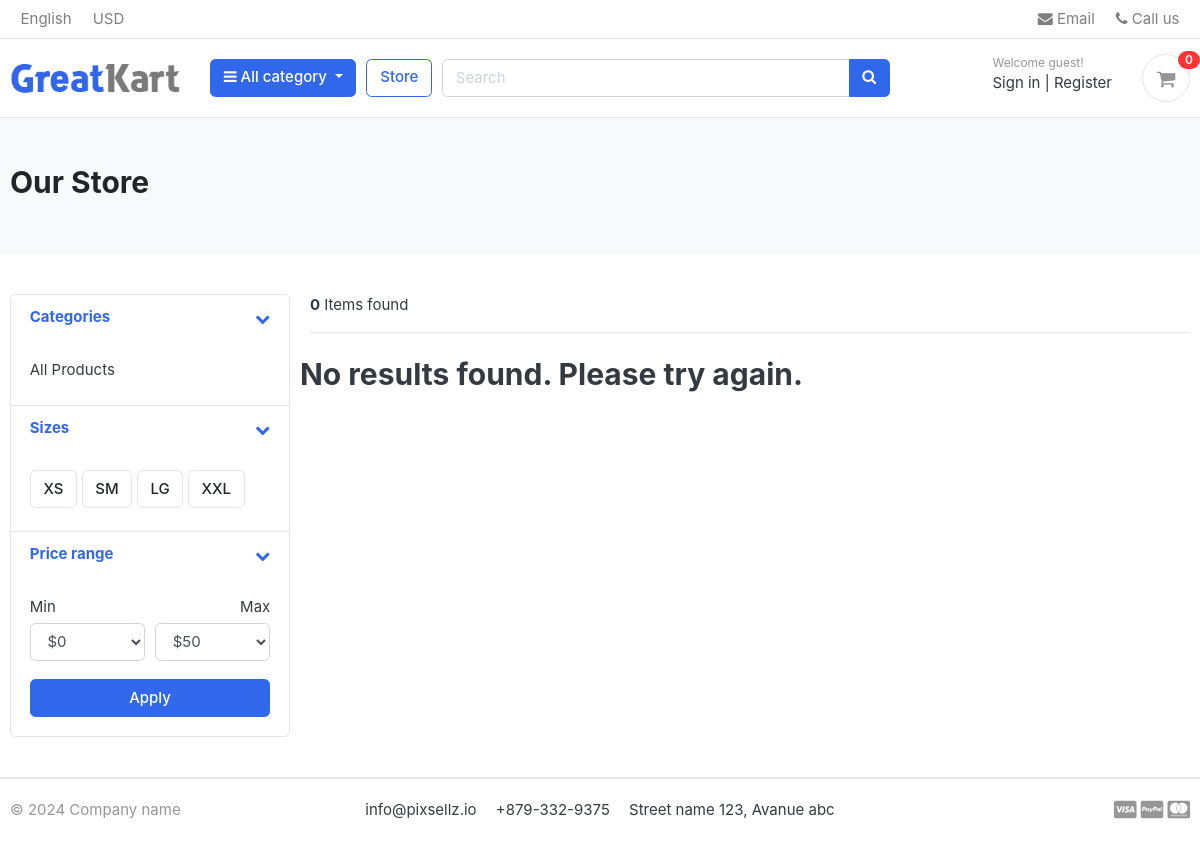
The page /store/ on the database as committed earlier.
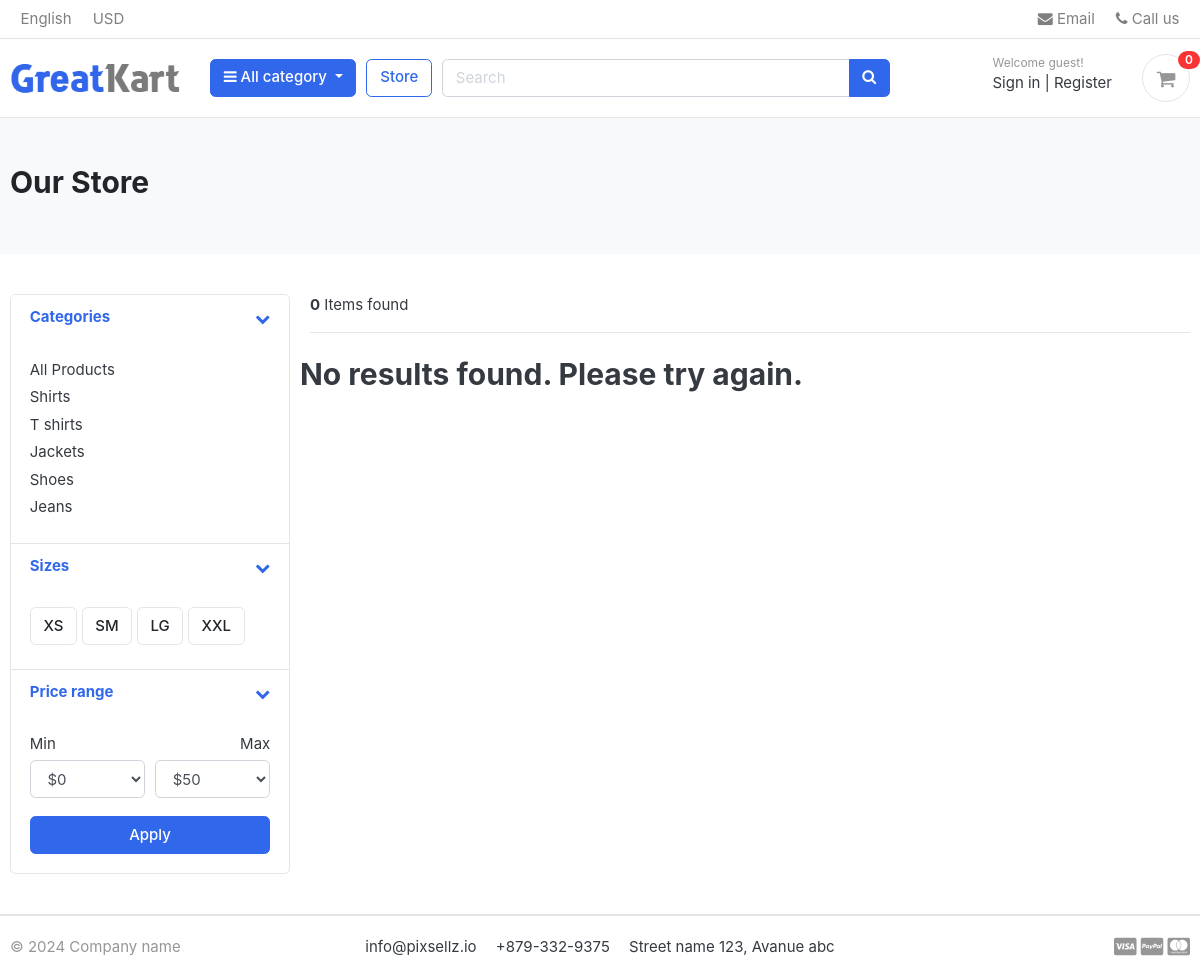
The same page on the database as committed later.
### category/models.py (models this page shows, shortened)
class Category(models.Model):
    category_name = models.CharField(max_length=50, unique=True)
    slug = models.SlugField(max_length=100, unique=True)
    description = models.TextField(max_length=255, blank=True)
    cat_image = models.ImageField(upload_to='photos/categories', blank=True)
    class Meta:
        verbose_name = 'category'
        verbose_name_plural = 'categories'
    def get_url(self):
        return reverse('products_by_category', args=[self.slug])

### store/views.py (the view)
# urls.py: path('store/', include('store.urls')),
def store(request, category_slug=None):
    categories = None
    products = None
    if category_slug != None:
        categories = get_object_or_404(Category, slug=category_slug)
        products = Product.objects.filter(category=categories, is_available=True)
        paged_product = getPaginator(request, products)
        products_count = products.count()
    else:
        products = Product.objects.all().filter(is_available=True).order_by('id')
        paged_product = getPaginator(request, products)
        products_count = products.count()
    context = {
        'products': paged_product,
        'products_count': products_count
    }
    return render(request, 'store/store.html', context)

### carts/context_processors.py (called while the page is built)
def counter(request):
    cart_count = 0
    if 'admin' in request.path:
        return {}
    else:
        try:
            cart = Cart.objects.filter(cart_id=_cart_id(request))
            if request.user.is_authenticated:
                cart_items = CartItem.objects.all().filter(user=request.user)
            else:
                cart_items = CartItem.objects.all().filter(cart=cart[:1])
            for cart_item in cart_items:
                cart_count += cart_item.quantity
        except Cart.DoesNotExist:
            cart_count = 0
    return dict(cart_count=cart_count)

### carts/views.py (called while the page is built)
def _cart_id(request):
    cart = request.session.session_key
    if not cart:
        cart = request.session.create()
    return cart

### category/context_processors.py (called while the page is built)
def menu_links(request):
    links = Category.objects.all()
    return dict(links=links)

### store/views.py (called while the page is built)
def getPaginator(request, products):
    paginator = Paginator(products, 3)
    page = request.GET.get('page')
    paged_product = paginator.get_page(page)
    return paged_product

### templates/store/store.html (shortened to what this page needs)
{% extends "base.html" %} {% block content %}
<section class="section-pagetop bg">
	<div class="container">
        {% if 'search' in request.path %}
        <h2 class="title-page">Search Result</h2>
        {% else %}
		<h2 class="title-page">Our Store</h2>
        {% endif %}
	</div>
</section>
<section class="section-content padding-y">
	<div class="container">
		<div class="row">
			<aside class="col-md-3">
				<div class="card">
					<article class="filter-group">
						<header class="card-header">
							<a
								href="#"
								data-toggle="collapse"
								data-target="#collapse_1"
								aria-expanded="true"
								class=""
							>
								<i class="icon-control fa fa-chevron-down"></i>
								<h6 class="title">Categories</h6>
							</a>
						</header>
						<div class="filter-content collapse show" id="collapse_1" style="">
							<div class="card-body">
								<ul class="list-menu">
                                    <li><a href={% url "store" %}>All Products</a></li>
									{% for category in links %}
									<li><a href={{category.get_url}}>{{category.category_name}}</a></li>
									{% endfor %}
								</ul>
							</div>
						</div>
					</article>
					<article class="filter-group">
						<header class="card-header">
							<a
								href="#"
								data-toggle="collapse"
								data-target="#collapse_4"
								aria-expanded="true"
								class=""
							>
								<i class="icon-control fa fa-chevron-down"></i>
								<h6 class="title">Sizes</h6>
							</a>
						</header>
						<div class="filter-content collapse show" id="collapse_4" style="">
							<div class="card-body">
								<label class="checkbox-btn">
									<span class="btn btn-light"> XS </span>
								</label>
								<label class="checkbox-btn">
									<span class="btn btn-light"> SM </span>
								</label>
								<label class="checkbox-btn">
									<span class="btn btn-light"> LG </span>
								</label>
								<label class="checkbox-btn">
									<span class="btn btn-light"> XXL </span>
								</label>
							</div>
						</div>
					</article>
					<article class="filter-group">
						<header class="card-header">
							<a
								href="#"
								data-toggle="collapse"
								data-target="#collapse_3"
								aria-expanded="true"
								class=""
							>
								<i class="icon-control fa fa-chevron-down"></i>
								<h6 class="title">Price range</h6>
							</a>
						</header>
						<div class="filter-content collapse show" id="collapse_3" style="">
							<div class="card-body">
								<div class="form-row">
									<div class="form-group col-md-6">
										<label>Min</label>
										<select class="mr-2 form-control">
											<option value="0">$0</option>
										</select>
									</div>
									<div class="form-group text-right col-md-6">
										<label>Max</label>
										<select class="mr-2 form-control">
											<option value="50">$50</option>
										</select>
									</div>
								</div>
								<button class="btn btn-block btn-primary">Apply</button>
							</div>
						</div>
					</article>
				</div>
			</aside>
			<main class="col-md-9">
				<header class="border-bottom mb-4 pb-3">
					<div class="form-inline">
						<span class="mr-md-auto"><b>{{products_count}}</b> Items found </span>
					</div>
				</header>
				<div class="row">
                    {% if products %}
					{% for product in products %}
					<div class="col-md-4">
						<figure class="card card-product-grid">
							<a href={{product.get_url}} class="img-wrap">
								<img src="{{product.images.url}}" />
							</a>
							<figcaption class="info-wrap">
								<div class="fix-height">
									<a href={{product.get_url}} class="title"
										>{{product.product_name}}</a
									>
									<div class="price-wrap mt-2">
										<span class="price">${{product.stock}}</span>
										<del class="price-old">${{product.price}}</del>
									</div>
								</div>
								<a href={{product.get_url}} class="btn btn-block btn-primary">View Details</a>
							</figcaption>
						</figure>
					</div>
					{% endfor %}
                    {% else %}
                    <div>
                        <h2>No results found. Please try again.</h2>
                    </div>
                    {% endif %}
				</div>
			</main>
		</div>
	</div>
</section>
{% endblock content %}

### templates/base.html (shortened to what this page needs)
{% load static %}
<!DOCTYPE HTML>
<html lang="en">
<head>
<link href={% static "css/bootstrap.css" %} rel="stylesheet" type="text/css"/>
<link href={% static "fonts/fontawesome/css/all.min.css" %} type="text/css" rel="stylesheet">
<link href={% static "css/ui.css" %} rel="stylesheet" type="text/css"/>
<link href={% static "css/responsive.css" %} rel="stylesheet" media="only screen and (max-width: 1200px)" />
<link href={% static "css/custom.css" %} rel="stylesheet" type="text/css"/>
<link rel="stylesheet" href="https://cdnjs.cloudflare.com/ajax/libs/font-awesome/4.7.0/css/font-awesome.min.css">
</head>
<body>
    {% include "includes/header.html" %}
    {% block content %}
    {% endblock content %}
    {% include "includes/footer.html" %}
</body>
</html>

### templates/includes/header.html (shortened to what this page needs)
{% load static %}
<header class="section-header">
    <nav class="navbar p-md-0 navbar-expand-sm navbar-light border-bottom">
    <div class="container">
      <div class="collapse navbar-collapse" id="navbarTop4">
        <ul class="navbar-nav mr-auto">
            <li class="nav-item dropdown">
                 <a href="#" class="nav-link">   English </a>
            </li>
            <li class="nav-item dropdown">
                <a href="#" class="nav-link"> USD </a>
            </li>
        </ul>
        <ul class="navbar-nav">
            <li><a href="#" class="nav-link"> <i class="fa fa-envelope"></i> Email </a></li>
            <li><a href="#" class="nav-link"> <i class="fa fa-phone"></i> Call us </a></li>
        </ul>
      </div>
    </div>
    </nav>
    <section class="header-main border-bottom">
        <div class="container">
    <div class="row align-items-center">
        <div class="col-lg-2 col-md-3 col-6">
            <a href={% url "home" %} class="brand-wrap">
                <img class="logo" src={% static "./images/logo.png" %}>
            </a>
        </div>
        <div class="col-lg col-sm col-md col-6 flex-grow-0">
            <div class="category-wrap dropdown d-inline-block float-right">
                <button type="button" class="btn btn-primary dropdown-toggle" data-toggle="dropdown">
                    <i class="fa fa-bars"></i> All category
                </button>
            </div>
        </div>
        <a href={% url "store" %} class="btn btn-outline-primary">Store</a>
        <div class="col-lg  col-md-6 col-sm-12 col">
            <form action={% url "search" %} class="search" method="GET" >
                <div class="input-group w-100">
                    <input type="text" class="form-control" style="width:60%;" placeholder="Search" name="keyword">
                    <div class="input-group-append">
                      <button class="btn btn-primary" type="submit">
                        <i class="fa fa-search"></i>
                      </button>
                    </div>
                </div>
            </form>
        </div>
        <div class="col-lg-3 col-sm-6 col-8 order-2 order-lg-3">
                    <div class="d-flex justify-content-end mb-3 mb-lg-0">
                        {% if user.is_authenticated %}
                        <div class="widget-header">
                            <small class="title text-muted">Welcome {{user.first_name}} {{user.last_name}}!</small>
                            <div>
                                <a href={% url "dashboard" %}> Dashboard</a>
                                <span class="dark-transp"> | </span>
                                <a href={% url "logout" %}>Log out</a>
                            </div>
                        </div>
                        {% else %}
                        <div class="widget-header">
                            <small class="title text-muted">Welcome guest!</small>
                            <div>
                                <a href={% url "login" %}>Sign in</a> <span class="dark-transp"> | </span>
                                <a href={% url "register" %}> Register</a>
                            </div>
                        </div>
                        {% endif %}
                        <a href={% url "cart" %} class="widget-header pl-3 ml-3">
                            <div class="icon icon-sm rounded-circle border"><i class="fa fa-shopping-cart"></i></div>
                            <span class="badge badge-pill badge-danger notify">{{cart_count}}</span>
                        </a>
                    </div>
                </div>
    </div>
        </div>
    </section>
    </header>

### templates/includes/footer.html
    <footer class="section-footer border-top">
        <div class="container">
            <section class="footer-bottom border-top row">
                <div class="col-md-2">
                    <p class="text-muted"> &copy 2024 Company name </p>
                </div>
                <div class="col-md-8 text-md-center">
                    <span  class="px-2">info@pixsellz.io</span>
                    <span  class="px-2">+879-332-9375</span>
                    <span  class="px-2">Street name 123, Avanue abc</span>
                </div>
                <div class="col-md-2 text-md-right text-muted">
                    <i class="fab fa-lg fa-cc-visa"></i>
                    <i class="fab fa-lg fa-cc-paypal"></i>
                    <i class="fab fa-lg fa-cc-mastercard"></i>
                </div>
            </section>
        </div>
    </footer>

### static/css/ui.css (style rules this page uses)
html { font-family: "Inter", sans-serif; font-size: 15px; }
.icon-xs, .icon-sm, .icon-md, .icon-lg { display: inline-block; text-align: center; flex-shrink: 0; flex-grow: 0; }
.icon-sm { width: 48px; height: 48px; line-height: 48px !important; font-size: 20px; }
.padding-y { padding-top: 40px; padding-bottom: 40px; }
article:after, .form-group:after { display: block; clear: both; content: ""; }
.bg { background-color: #f8f9fa; }
.title-page { color: #212529; }
p:last-child { margin-bottom: 0; }
.header-main { position: relative; padding-top: 1rem; padding-bottom: 1rem; }
.brand-wrap .logo, .navbar-brand .logo { margin-right: 7px; max-height: 42px; display: inline-block; }
.widget-header { display: inline-block; vertical-align: middle; position: relative; }
.widget-header a { color: #343a40; }
.widget-header i { color: #969696; }
.widget-header .title { display: block; }
.widget-header .notify { position: absolute; top: -3px; right: -10px; }
.footer-bottom { padding-top: 20px; padding-bottom: 20px; }
.btn-light { background-color: #fff; border-color: #e4e4e4; }
[class*=list-] li:after { visibility: hidden; display: block; content: ""; overflow: hidden; height: 0; clear: both; }
.list-menu { list-style: none; margin: 0; padding-left: 0; }
.list-menu li { margin-bottom: 5px; }
.list-menu a { color: #343a40; }
.notify { position: absolute; top: -4px; right: -10px; display: inline-block; padding: 0.25em 0.6em; font-size: 12px; line-height: 1; text-align: center; border-radius: 3rem; color: #fff; background-color: #fa3434; }
.icon-control { margin-top: 5px; float: right; font-size: 80%; }
.card-header .title { margin-bottom: 0; line-height: 1.5; }
.filter-group { border-bottom: 1px solid #e4e4e4; }
.filter-group .card-header { border-bottom: 0; }
.filter-group:last-child { border-bottom: 0; }
.checkbox-btn { position: relative; }
.section-pagetop { padding: 45px 0; }

Rows that differ between the two databases and show on the page:
added Category: category_name "Shirts"
added Category: category_name "T shirts"
added Category: category_name "Jackets"
added Category: category_name "Shoes"
added Category: category_name "Jeans"
